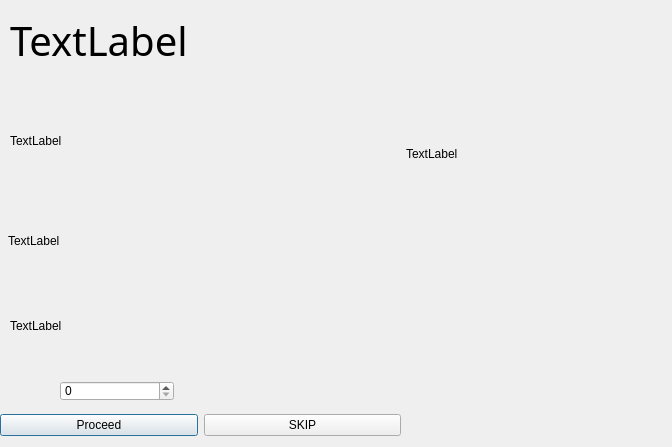
<?xml version="1.0" encoding="UTF-8"?>
<ui version="4.0">
 <class>Ratings</class>
 <widget class="QDialog" name="Ratings">
  <property name="geometry">
   <rect>
    <x>0</x>
    <y>0</y>
    <width>672</width>
    <height>447</height>
   </rect>
  </property>
  <property name="windowTitle">
   <string>BazzarOne</string>
  </property>
  <property name="styleSheet">
   <string notr="true">background-image: url(:/new/prefix1/Background/warning.jpeg);</string>
  </property>
  <widget class="QLabel" name="label_productname">
   <property name="geometry">
    <rect>
     <x>10</x>
     <y>10</y>
     <width>381</width>
     <height>61</height>
    </rect>
   </property>
   <property name="font">
    <font>
     <family>Ebrima</family>
     <pointsize>30</pointsize>
    </font>
   </property>
   <property name="text">
    <string>TextLabel</string>
   </property>
  </widget>
  <widget class="QLabel" name="label_details">
   <property name="geometry">
    <rect>
     <x>10</x>
     <y>100</y>
     <width>381</width>
     <height>81</height>
    </rect>
   </property>
   <property name="text">
    <string>TextLabel</string>
   </property>
  </widget>
  <widget class="QLabel" name="label_details_price">
   <property name="geometry">
    <rect>
     <x>8</x>
     <y>200</y>
     <width>141</width>
     <height>81</height>
    </rect>
   </property>
   <property name="text">
    <string>TextLabel</string>
   </property>
  </widget>
  <widget class="QSpinBox" name="spinBox_rating">
   <property name="geometry">
    <rect>
     <x>60</x>
     <y>381</y>
     <width>114</width>
     <height>20</height>
    </rect>
   </property>
  </widget>
  <widget class="QLabel" name="label_seller">
   <property name="geometry">
    <rect>
     <x>10</x>
     <y>310</y>
     <width>381</width>
     <height>31</height>
    </rect>
   </property>
   <property name="text">
    <string>TextLabel</string>
   </property>
  </widget>
  <widget class="QLabel" name="label_pic">
   <property name="geometry">
    <rect>
     <x>406</x>
     <y>13</y>
     <width>251</width>
     <height>281</height>
    </rect>
   </property>
   <property name="text">
    <string>TextLabel</string>
   </property>
  </widget>
  <widget class="QWidget" name="layoutWidget">
   <property name="geometry">
    <rect>
     <x>0</x>
     <y>410</y>
     <width>401</width>
     <height>31</height>
    </rect>
   </property>
   <layout class="QHBoxLayout" name="horizontalLayout">
    <item>
     <widget class="QPushButton" name="pushButton_proceed">
      <property name="text">
       <string>Proceed</string>
      </property>
     </widget>
    </item>
    <item>
     <widget class="QPushButton" name="pushButton_skip">
      <property name="text">
       <string>SKIP</string>
      </property>
     </widget>
    </item>
   </layout>
  </widget>
 </widget>
 <resources/>
 <connections/>
</ui>
